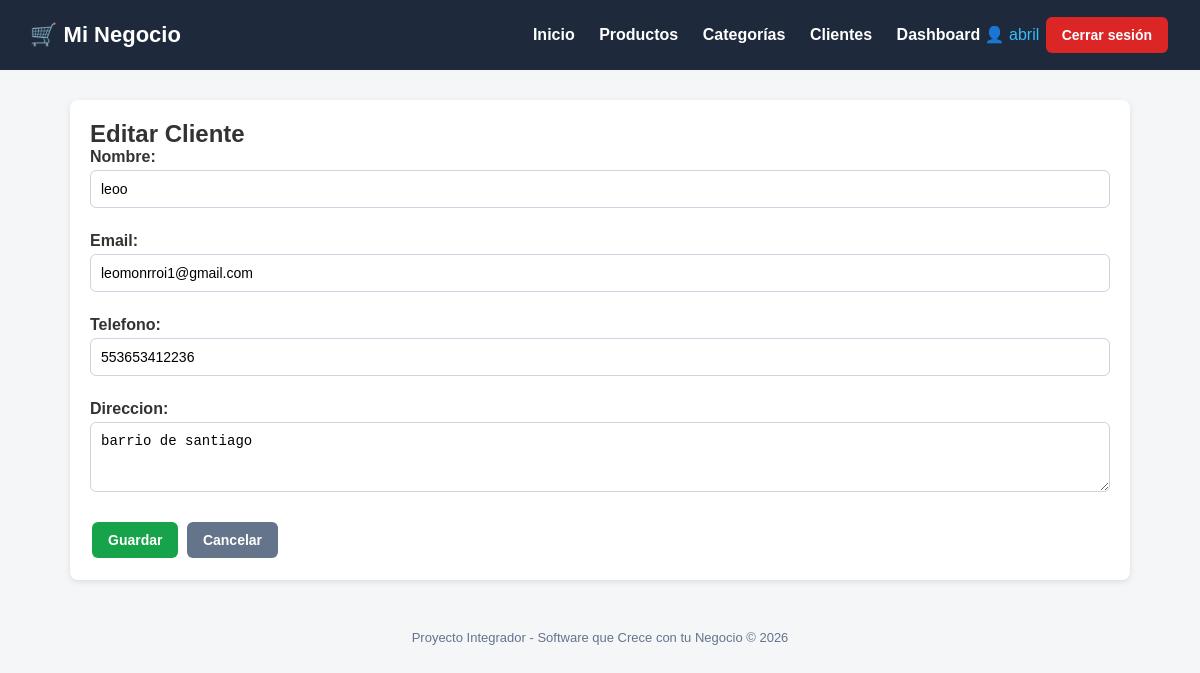
Screenshot of /clientes/editar/1/ (signed in) with the database file from the repository.
### tienda/models.py (models this page shows, shortened)
class Cliente(models.Model):
    nombre = models.CharField(max_length=200)
    email = models.EmailField()
    telefono = models.CharField(max_length=20)
    direccion = models.TextField()
    fecha_registro = models.DateTimeField(auto_now_add=True)
    class Meta:
        verbose_name = "Cliente"
        verbose_name_plural = "Clientes"

### tienda/views.py (the view)
# urls.py: path('clientes/editar/<int:pk>/', views.editar_cliente, name='editar_cliente'),
@login_required
def editar_cliente(request, pk):
    cliente = get_object_or_404(Cliente, pk=pk)
    if request.method == 'POST':
        form = ClienteForm(request.POST, instance=cliente)
        if form.is_valid():
            form.save()
            messages.success(request, 'Cliente actualizado correctamente.')
            return redirect('lista_clientes')
    else:
        form = ClienteForm(instance=cliente)
    return render(request, 'tienda/clientes/form.html', {'form': form, 'titulo': 'Editar Cliente'})

### tienda/forms.py
class ClienteForm(forms.ModelForm):
    class Meta:
        model = Cliente
        fields = ['nombre', 'email', 'telefono', 'direccion']
        widgets = {
            'nombre': forms.TextInput(attrs={'class': 'form-control'}),
            'email': forms.EmailInput(attrs={'class': 'form-control'}),
            'telefono': forms.TextInput(attrs={'class': 'form-control'}),
            'direccion': forms.Textarea(attrs={'class': 'form-control', 'rows': 3}),
        }

### tienda/templates/tienda/clientes/form.html (shortened to what this page needs)
{% extends 'base.html' %}
{% block content %}
<div class="card">
    <h2>{{ titulo }}</h2>
    <form method="post">
        {{ form.as_p }}
        <button type="submit" class="btn btn-success">Guardar</button>
        <a href="{% url 'lista_clientes' %}" class="btn btn-secondary">Cancelar</a>
    </form>
</div>
{% endblock %}

### templates/base.html (shortened to what this page needs)
<!DOCTYPE html>
<html lang="es">
<head>
</head>
<body>
    <header>
        <h1>🛒 Mi Negocio</h1>
        <nav>
 <a href="{% url 'inicio' %}">Inicio</a>
 <a href="{% url 'lista_productos' %}">Productos</a>
 <a href="{% url 'lista_categorias' %}">Categorías</a>  <a href="{% url 'lista_clientes' %}">Clientes</a>
 {% if user.is_authenticated %}
 <a href="{% url 'dashboard' %}">Dashboard</a>
 <span style="color:#38bdf8;">👤 {{ user.username }}</span>
 <form action="{% url 'logout' %}" method="post" style="display:inline ;">
 <button type="submit" class="btn btn-danger" style="margin-left:10p x;">Cerrar sesión</button>
 </form>
 {% else %}
 <a href="{% url 'login' %}">Iniciar sesión</a>
 {% endif %}
            </nav>
    </header>
    <div class="container">
        {% block content %}{% endblock %}
    </div>
    <footer>
        Proyecto Integrador - Software que Crece con tu Negocio &copy; {% now "Y" %}
    </footer>
</body>
</html>

### templates/base.html (style rules this page uses)
.form-control { width: 100%; padding: 10px; margin-bottom: 12px; border: 1px solid #cbd5e1; border-radius: 6px; font-size: 14px; }
form label { font-weight: bold; display: block; margin-bottom: 4px; }
form p { margin-bottom: 12px; }
* { margin: 0; padding: 0; box-sizing: border-box; }
body { font-family: Arial, sans-serif; background: #f4f6f8; color: #333; }
header { background: #1e293b; color: #fff; padding: 15px 30px; display: flex; justify-content: space-between; align-items: center; }
header h1 { font-size: 22px; }
header nav a { color: #fff; text-decoration: none; margin-left: 20px; font-weight: bold; }
.container { max-width: 1100px; margin: 30px auto; padding: 0 20px; }
.card { background: #fff; border-radius: 8px; padding: 20px; box-shadow: 0 2px 6px rgba(0,0,0,0.1); margin-bottom: 20px; }
.btn { display: inline-block; padding: 10px 16px; border-radius: 6px; text-decoration: none; color: #fff; font-weight: bold; border: none; cursor: pointer; font-size: 14px; margin: 2px; }
.btn-success { background: #16a34a; }
.btn-danger { background: #dc2626; }
.btn-secondary { background: #64748b; }
footer { text-align: center; padding: 20px; color: #64748b; font-size: 13px; }

### rows the page displays
Cliente: nombre "leoo", email "leomonrroi1@gmail.com", telefono "553653412236", direccion "barrio de santiago"

### other values shown
{{ user.username }} "abril"
{{ titulo }} "Editar Cliente"
